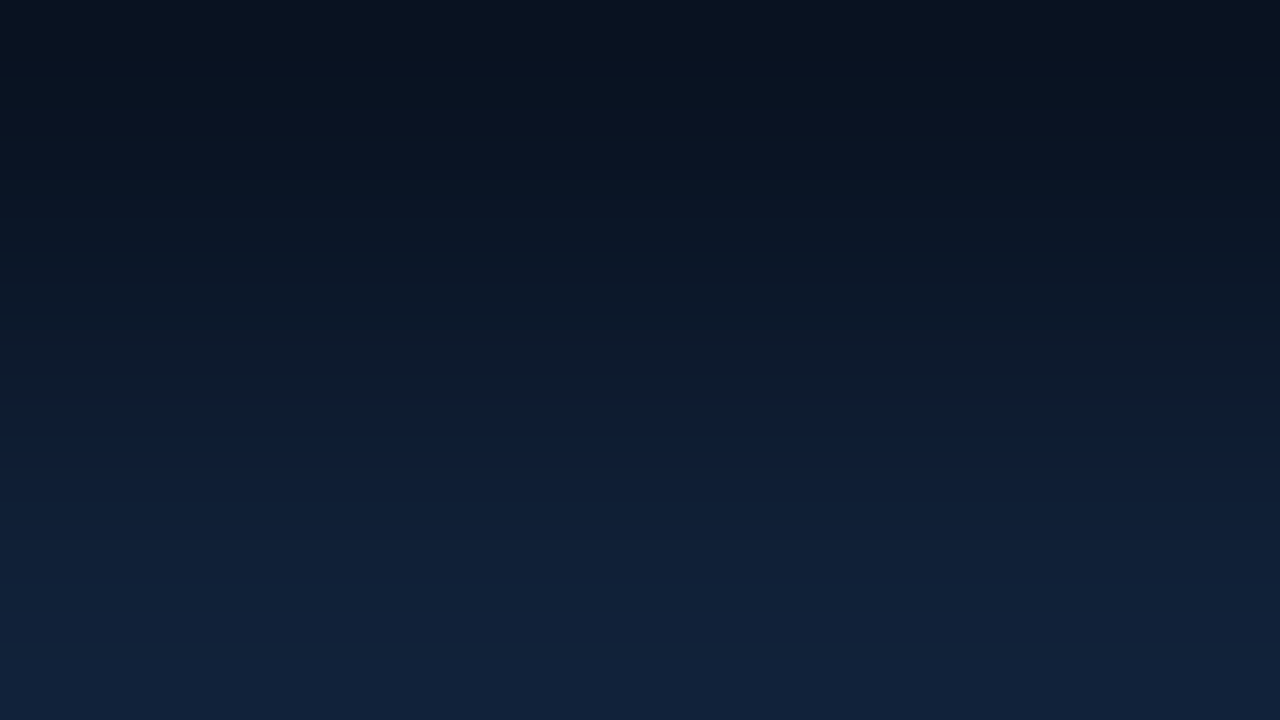
#> input picture images/bg_gradient.png, 1280 x 720 px; its folder holds only this picture in this run
$ python gen_marketing.py
#> lines starting #> are read from the running program, lines starting #| are printed output that depends on the picture; pictures that were not available may be replaced by others from this repository, and a replacement may not be noted
#!/usr/bin/env python3
"""Generate Roku channel-store marketing art: a promo poster and screenshots.

Screenshots are pixel-accurate mockups composited from the app's real assets
(background, cards, weather icons, keypad chrome) so they match the on-device UI.
Rendered at the app's native 1280x720 and upscaled to 1920x1080 for the store.
"""
import os
from PIL import Image, ImageDraw, ImageFont

ROOT = os.path.dirname(os.path.dirname(os.path.abspath(__file__)))
IMG = os.path.join(ROOT, "images")
OUT = os.path.join(ROOT, "marketing")
os.makedirs(OUT, exist_ok=True)

FONT_BOLD = "/System/Library/Fonts/Supplemental/Arial Bold.ttf"
FONT_REG = "/System/Library/Fonts/Supplemental/Arial.ttf"

# colors from the UI (RGB)
WHITE = (248, 250, 252)
MUTED = (148, 163, 184)
DIM = (100, 116, 139)
CYAN = (125, 211, 252)
FAINT = (71, 85, 105)
LINE = (51, 65, 85)


def font(bold, size):
    try:
        return ImageFont.truetype(FONT_BOLD if bold else FONT_REG, size)
    except Exception:
        return ImageFont.load_default()


def load(rel):
#> called with rel = 'bg_gradient.png'
    return Image.open(os.path.join(IMG, rel)).convert("RGBA")


def ctext(d, cx, y, text, f, fill):
    """Draw horizontally centered around cx, top at y."""
    b = d.textbbox((0, 0), text, font=f)
    d.text((cx - (b[2] - b[0]) / 2 - b[0], y), text, font=f, fill=fill)


# system-font pixel approximations at 720p
F_LARGE = font(True, 42)
F_MEDB = font(True, 27)
F_MED = font(False, 26)
F_SMALL = font(False, 21)

ICON = {
    "Sunny": "clear.png",
    "Partly Cloudy": "partly_cloudy.png",
    "Showers": "showers.png",
    "Storms": "thunderstorm.png",
    "Rain": "rain.png",
    "Cloudy": "cloudy.png",
    "Snow": "snow.png",
}

SAMPLE_DAYS = [
    ("Today", "Sunny", 88, 64, 0, True),
    ("Mon", "Partly Cloudy", 85, 62, 10, False),
    ("Tue", "Showers", 79, 60, 60, False),
    ("Wed", "Storms", 74, 58, 80, False),
    ("Thu", "Rain", 71, 57, 70, False),
    ("Fri", "Partly Cloudy", 80, 61, 20, False),
    ("Sat", "Sunny", 86, 63, 0, False),
]

# Today's hourly strip: (time, condition, temp, is_now)
SAMPLE_HOURS = [
    ("Now", "Sunny", 88, True),
    ("3PM", "Sunny", 89, False),
    ("4PM", "Sunny", 88, False),
    ("5PM", "Partly Cloudy", 86, False),
    ("6PM", "Partly Cloudy", 84, False),
    ("7PM", "Cloudy", 82, False),
    ("8PM", "Cloudy", 80, False),
]

CARD_Y = 112


def draw_card(base, x, day, cond, hi, lo, precip, today):
#> called with x = 91, day = 'Today', cond = 'Sunny', hi = 88, lo = 64, precip = 0, today = True
    card = load("ui/card_today.png" if today else "ui/card.png")
    base.alpha_composite(card, (x, CARD_Y))
    d = ImageDraw.Draw(base)
    cx = x + 75
    ctext(d, cx, CARD_Y + 24, day, F_MEDB, CYAN if today else WHITE)
    icon = load("weather/" + ICON.get(cond, "cloudy.png")).resize((80, 80), Image.LANCZOS)
#> call 3 of load, with rel = 'weather/clear.png'
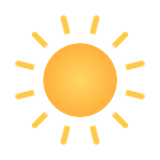
#> input picture images/weather/clear.png, 160 x 160 px
#> in load, returned value is the input picture: PIL image 160x160 RGBA; mean R, G, B, A 70.1, 53.5, 19.6, 55.5
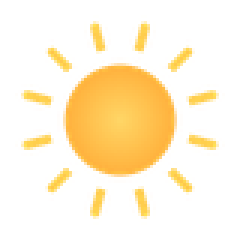
#> icon: PIL image 80x80 RGBA (shown 3 times larger); mean R, G, B, A 84.9, 64.7, 22.3, 55.7; transparent parts drawn white
    base.alpha_composite(icon, (x + 35, CARD_Y + 70))
    ctext(d, cx, CARD_Y + 166, cond, F_SMALL, MUTED)
    ctext(d, cx, CARD_Y + 220, f"{hi}\u00b0", F_LARGE, WHITE)
    ctext(d, cx, CARD_Y + 280, f"{lo}\u00b0", F_MED, DIM)
    ctext(d, cx, CARD_Y + 326, f"{precip}% rain", F_SMALL, CYAN)


def draw_hourly(base):
    """Today's always-on hourly strip beneath the 7-day row, in the Today-tile
    color with a tab under the Today card so it reads as expanding out of it."""
    d = ImageDraw.Draw(base)
    panel = load("ui/hourly.png")  # 1098x130 with top tab
    px, py = 91, 494
    base.alpha_composite(panel, (px, py))

    row_y = 508  # body top (below the 14px tab)
    hi_cond = (203, 213, 225)  # light slate, readable on the blue panel
    f_time = font(True, 21)
    # Cell centers evenly span the day-card centers: Today=166 .. Sat=1114.
    left_c, right_c = px + 75, px + 1023
    n = len(SAMPLE_HOURS)
    pitch = (right_c - left_c) / (n - 1)
    for i, (label, cond, temp, is_now) in enumerate(SAMPLE_HOURS):
        cx = round(left_c + i * pitch)
        ctext(d, cx, row_y + 7, label, f_time, CYAN if is_now else WHITE)
        icon = load("weather/" + ICON.get(cond, "cloudy.png")).resize((36, 36), Image.LANCZOS)
        base.alpha_composite(icon, (cx - 18, row_y + 27))
        ctext(d, cx, row_y + 62, f"{temp}\u00b0", F_MEDB, WHITE)
        ctext(d, cx, row_y + 90, cond, F_SMALL, hi_cond)


def screenshot_forecast():
    base = load("bg_gradient.png").resize((1280, 720), Image.LANCZOS)
    d = ImageDraw.Draw(base)
    ctext(d, 640, 32, "Aurora, IL", F_LARGE, WHITE)
    ctext(d, 640, 78, "ZIP 60504   \u2022   7-Day Forecast", F_SMALL, CYAN)

    n = len(SAMPLE_DAYS)
    cw, gap = 150, 8
    total = n * cw + (n - 1) * gap
    startx = (1280 - total) // 2
    for i, (day, cond, hi, lo, pr, today) in enumerate(SAMPLE_DAYS):
        draw_card(base, startx + i * (cw + gap), day, cond, hi, lo, pr, today)
#> pass 2 of the loop in screenshot_forecast, `for i, (day, cond, hi, lo, pr, today) in enumerate(SAMPLE_DAYS):`:
#> in draw_card (call 2), `base.alpha_composite(card, (x, CARD_Y))`:
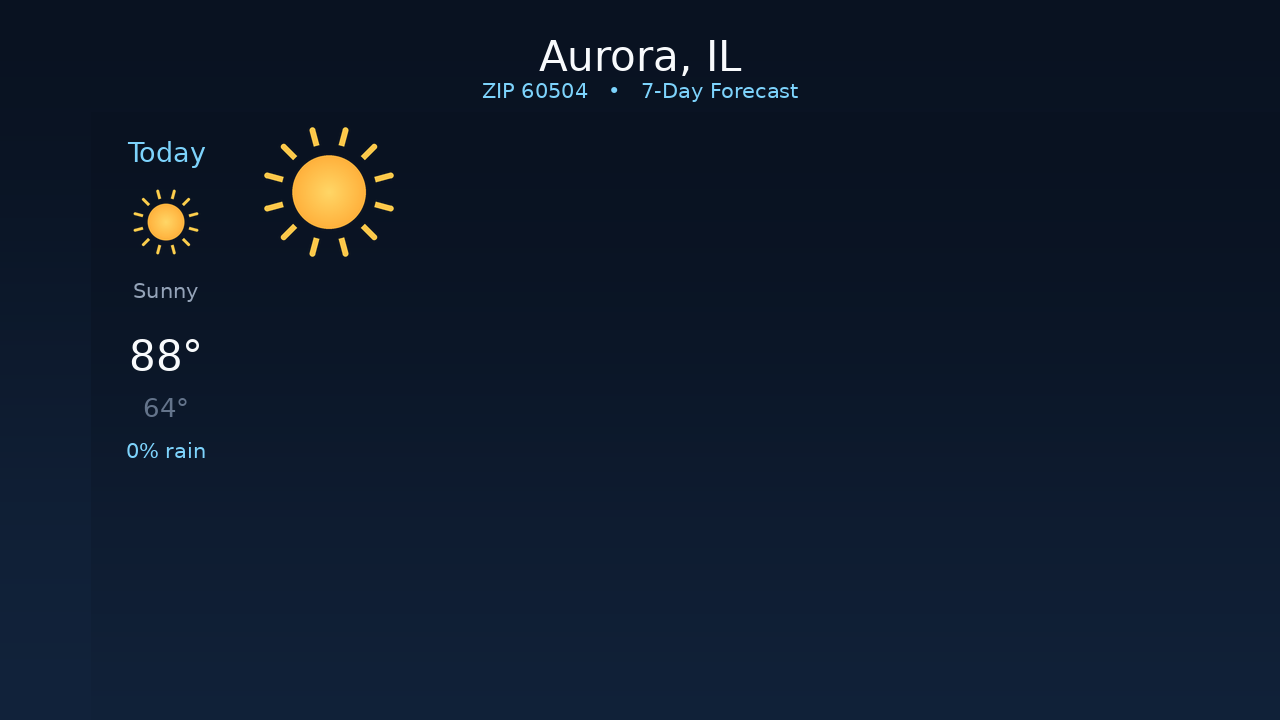
#> base: PIL image 1280x720 RGBA; mean R, G, B, A 14.6, 26.1, 43.4, 255
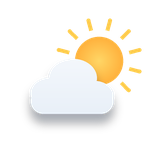
#> input picture images/weather/partly_cloudy.png, 160 x 160 px
#> in load, returned value is the input picture: PIL image 160x160 RGBA; mean R, G, B, A 58.1, 53.4, 43.2, 55.8
#> in draw_card (call 2), `icon = load("weather/" + ICON.get(cond, "cloudy.png")).resize((80, 80)..`:
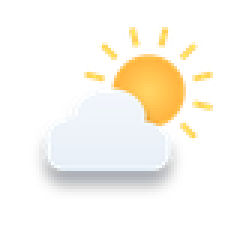
#> icon: PIL image 80x80 RGBA (shown 3 times larger); mean R, G, B, A 65.4, 59.5, 45.6, 55.8; transparent parts drawn white
#> pass 3 of the loop in screenshot_forecast, `for i, (day, cond, hi, lo, pr, today) in enumerate(SAMPLE_DAYS):`:
#> in draw_card (call 3), `base.alpha_composite(card, (x, CARD_Y))`:
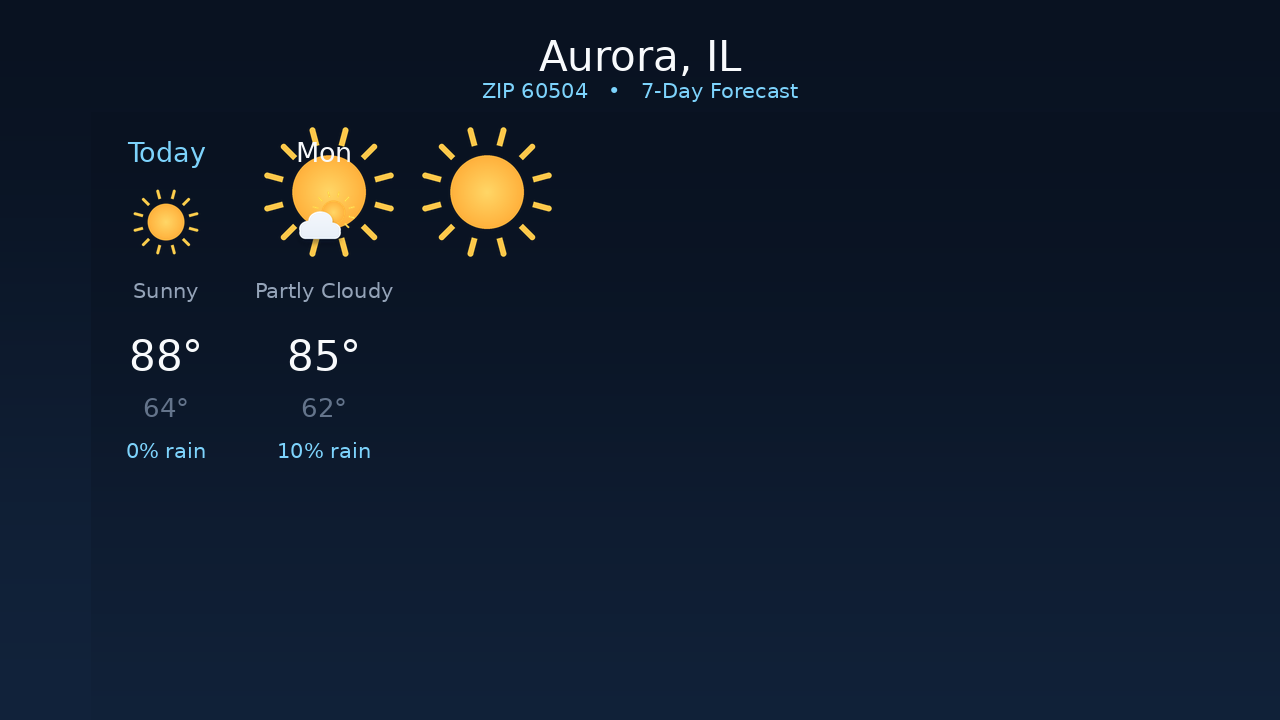
#> base: PIL image 1280x720 RGBA; mean R, G, B, A 16.6, 27.8, 44.3, 255
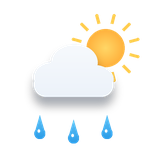
#> input picture images/weather/showers.png, 160 x 160 px
#> in load, returned value is the input picture: PIL image 160x160 RGBA; mean R, G, B, A 51.8, 51.9, 46.2, 52.2
#> in draw_card (call 3), `icon = load("weather/" + ICON.get(cond, "cloudy.png")).resize((80, 80)..`:
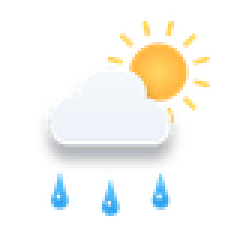
#> icon: PIL image 80x80 RGBA (shown 3 times larger); mean R, G, B, A 58.5, 59, 51.3, 52.2; transparent parts drawn white
#> the loop made 7 passes; the first 3 are shown

    draw_hourly(base)
#> in draw_hourly, `d = ImageDraw.Draw(base)`:
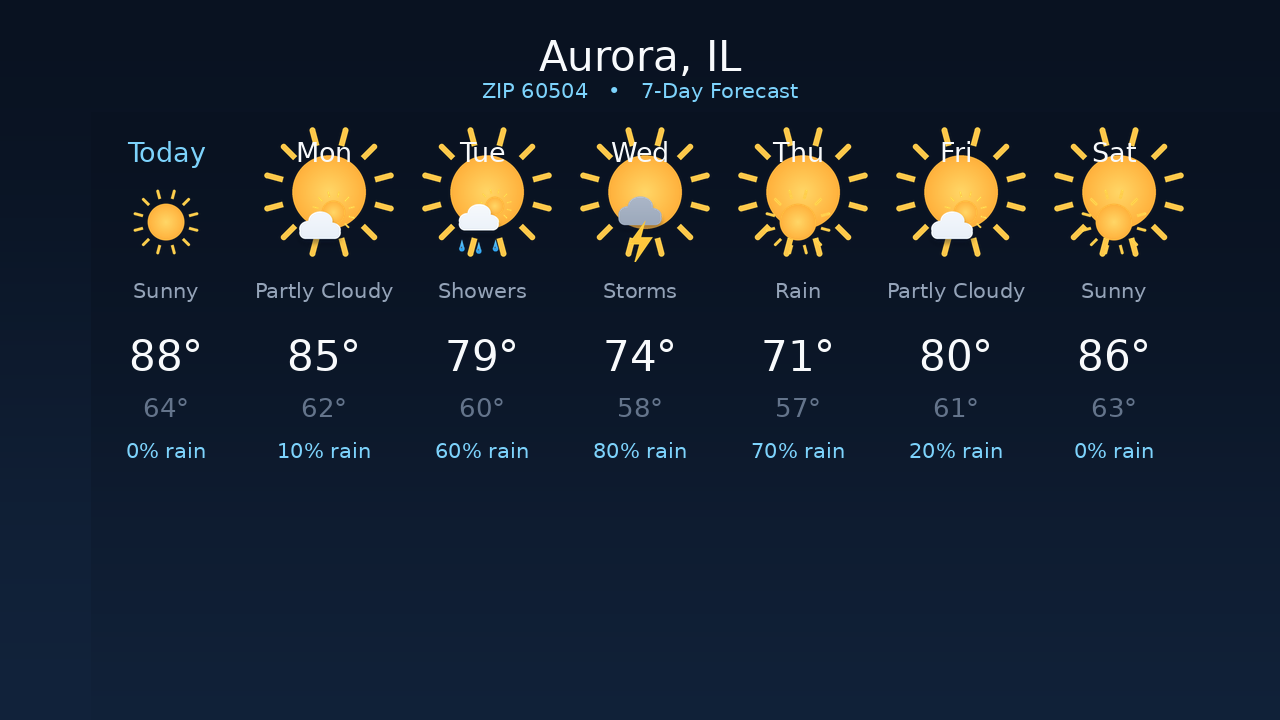
#> base: PIL image 1280x720 RGBA; mean R, G, B, A 24.6, 34.2, 47.6, 255

    ctext(d, 640, 650, "Press * to change ZIP code", F_SMALL, FAINT)
    return base


# [197 lines left out: functions screenshot_zip, poster, draw_button, screenshot_paywall, screenshot_loading, app_poster and 1 more, not called in this run]


if __name__ == "__main__":
#> (the run stopped early here; a loop or call above may not have finished)
